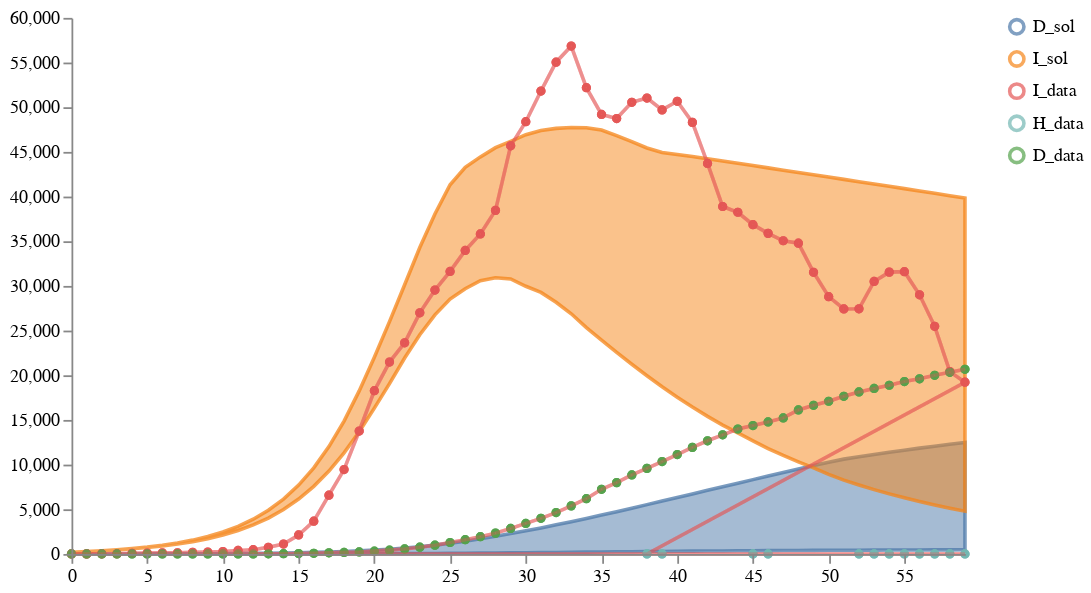

Notebook code cell kept with this figure:
### Markdown cell above
# Calibrate and sample an ensemble of one model

### Code cell
num_samples = 100
model_paths = [model2_location]
data_path = "../../notebook/ensemble_eval_sa/datasets/NY_data1.csv"
weights = [1]
solution_mappings = [{"I": "I", "D": "D"}]

# Run the calibration and sampling
result1 = load_and_calibrate_and_sample_ensemble_model(
    model_paths,
    data_path,
    weights,
    solution_mappings,
    num_samples,
    timepoints,
    verbose=True,
    total_population=19340000,
    num_iterations=200,
    time_unit="days",
    visual_options={"title": "Calibrated Ensemble", "subset":".*_sol"}
)

# Save results
result1["data"].to_csv("../../notebook/ensemble_eval_sa/ensemble_results/partI_ensemble_of_one_results.csv", index=False)
result1["quantiles"].to_csv("../../notebook/ensemble_eval_sa/ensemble_results/partI_ensemble_of_one_quantiles.csv", index=False)

# Plot results
schema = plots.trajectories(pd.DataFrame(result1["data"]), subset=".*_sol",
                            points=test_data.reset_index(drop=True).rename(columns={"I":"I_data", "H":"H_data", "D":"D_data"}),
                           )
schema = plots.pad(schema, 5)
plots.ipy_display(schema)

### Figure 1 — Vega specification as saved in the notebook (floating-point values rounded to 4 significant figures; data arrays with more than 128 entries replaced by an {"elided": "..."} marker saying what was removed)
{"$schema": "https://vega.github.io/schema/vega/v5.json", "axes": [{"name": "x_axis", "orient": "bottom", "scale": "xscale", "zindex": 100}, {"name": "y_axis", "orient": "left", "scale": "yscale", "zindex": 100}], "data": [{"name": "distributions", "values": [{"lower": 8.406e-23, "timepoint": 0, "trajectory": "D_sol", "upper": 1.828e-21}, {"lower": 0.009375, "timepoint": 1, "trajectory": "D_sol", "upper": 0.2035}, {"lower": 0.0409, "timepoint": 2, "trajectory": "D_sol", "upper": 0.8853}, {"lower": 0.09921, "timepoint": 3, "trajectory": "D_sol", "upper": 2.14}, {"lower": 0.1892, "timepoint": 4, "trajectory": "D_sol", "upper": 4.064}, {"lower": 0.3169, "timepoint": 5, "trajectory": "D_sol", "upper": 6.772}, {"lower": 0.4898, "timepoint": 6, "trajectory": "D_sol", "upper": 10.41}, {"lower": 0.7176, "timepoint": 7, "trajectory": "D_sol", "upper": 15.15}, {"lower": 1.013, "timepoint": 8, "trajectory": "D_sol", "upper": 21.24}, {"lower": 1.392, "timepoint": 9, "trajectory": "D_sol", "upper": 28.97}, {"lower": 1.874, "timepoint": 10, "trajectory": "D_sol", "upper": 38.7}, {"lower": 2.487, "timepoint": 11, "trajectory": "D_sol", "upper": 50.92}, {"lower": 3.261, "timepoint": 12, "trajectory": "D_sol", "upper": 66.17}, {"lower": 4.24, "timepoint": 13, "trajectory": "D_sol", "upper": 85.02}, {"lower": 5.473, "timepoint": 14, "trajectory": "D_sol", "upper": 108.4}, {"lower": 7.025, "timepoint": 15, "trajectory": "D_sol", "upper": 137.5}, {"lower": 8.975, "timepoint": 16, "trajectory": "D_sol", "upper": 174.5}, {"lower": 11.42, "timepoint": 17, "trajectory": "D_sol", "upper": 221.0}, {"lower": 14.48, "timepoint": 18, "trajectory": "D_sol", "upper": 277.6}, {"lower": 18.29, "timepoint": 19, "trajectory": "D_sol", "upper": 347.2}, {"lower": 23.0, "timepoint": 20, "trajectory": "D_sol", "upper": 432.7}, {"lower": 28.77, "timepoint": 21, "trajectory": "D_sol", "upper": 536.7}, {"lower": 35.75, "timepoint": 22, "trajectory": "D_sol", "upper": 661.8}, {"lower": 44.06, "timepoint": 23, "trajectory": "D_sol", "upper": 811.0}, {"lower": 53.78, "timepoint": 24, "trajectory": "D_sol", "upper": 990.3}, {"lower": 64.92, "timepoint": 25, "trajectory": "D_sol", "upper": 1197.0}, {"lower": 77.42, "timepoint": 26, "trajectory": "D_sol", "upper": 1432.0}, {"lower": 91.16, "timepoint": 27, "trajectory": "D_sol", "upper": 1693.0}, {"lower": 106.0, "timepoint": 28, "trajectory": "D_sol", "upper": 1978.0}, {"lower": 121.7, "timepoint": 29, "trajectory": "D_sol", "upper": 2281.0}, {"lower": 138.1, "timepoint": 30, "trajectory": "D_sol", "upper": 2589.0}, {"lower": 154.9, "timepoint": 31, "trajectory": "D_sol", "upper": 2912.0}, {"lower": 172.0, "timepoint": 32, "trajectory": "D_sol", "upper": 3259.0}, {"lower": 189.2, "timepoint": 33, "trajectory": "D_sol", "upper": 3615.0}, {"lower": 206.2, "timepoint": 34, "trajectory": "D_sol", "upper": 3978.0}, {"lower": 223.1, "timepoint": 35, "trajectory": "D_sol", "upper": 4350.0}, {"lower": 239.6, "timepoint": 36, "trajectory": "D_sol", "upper": 4737.0}, {"lower": 255.6, "timepoint": 37, "trajectory": "D_sol", "upper": 5128.0}, {"lower": 271.2, "timepoint": 38, "trajectory": "D_sol", "upper": 5524.0}, {"lower": 286.2, "timepoint": 39, "trajectory": "D_sol", "upper": 5922.0}, {"lower": 300.5, "timepoint": 40, "trajectory": "D_sol", "upper": 6321.0}, {"lower": 314.3, "timepoint": 41, "trajectory": "D_sol", "upper": 6722.0}, {"lower": 327.4, "timepoint": 42, "trajectory": "D_sol", "upper": 7123.0}, {"lower": 339.9, "timepoint": 43, "trajectory": "D_sol", "upper": 7523.0}, {"lower": 351.7, "timepoint": 44, "trajectory": "D_sol", "upper": 7923.0}, {"lower": 362.9, "timepoint": 45, "trajectory": "D_sol", "upper": 8321.0}, {"lower": 373.5, "timepoint": 46, "trajectory": "D_sol", "upper": 8718.0}, {"lower": 383.4, "timepoint": 47, "trajectory": "D_sol", "upper": 9114.0}, {"lower": 392.8, "timepoint": 48, "trajectory": "D_sol", "upper": 9507.0}, {"lower": 401.7, "timepoint": 49, "trajectory": "D_sol", "upper": 9894.0}, {"lower": 410.0, "timepoint": 50, "trajectory": "D_sol", "upper": 10280.0}, {"lower": 417.8, "timepoint": 51, "trajectory": "D_sol", "upper": 10610.0}, {"lower": 425.2, "timepoint": 52, "trajectory": "D_sol", "upper": 10880.0}, {"lower": 432.1, "timepoint": 53, "trajectory": "D_sol", "upper": 11130.0}, {"lower": 438.5, "timepoint": 54, "trajectory": "D_sol", "upper": 11380.0}, {"lower": 444.6, "timepoint": 55, "trajectory": "D_sol", "upper": 11620.0}, {"lower": 450.3, "timepoint": 56, "trajectory": "D_sol", "upper": 11850.0}, {"lower": 455.6, "timepoint": 57, "trajectory": "D_sol", "upper": 12070.0}, {"lower": 460.5, "timepoint": 58, "trajectory": "D_sol", "upper": 12280.0}, {"lower": 465.2, "timepoint": 59, "trajectory": "D_sol", "upper": 12480.0}, {"lower": 175, "timepoint": 0, "trajectory": "I_sol", "upper": 175}, {"lower": 267.3, "timepoint": 1, "trajectory": "I_sol", "upper": 272.1}, {"lower": 358.4, "timepoint": 2, "trajectory": "I_sol", "upper": 370.5}, {"lower": 458.8, "timepoint": 3, "trajectory": "I_sol", "upper": 481.1}, {"lower": 576.4, "timepoint": 4, "trajectory": "I_sol", "upper": 613.0}, {"lower": 718.5, "timepoint": 5, "trajectory": "I_sol", "upper": 774.9}, {"lower": 893.8, "timepoint": 6, "trajectory": "I_sol", "upper": 978.6}, {"lower": 1111.0, "timepoint": 7, "trajectory": "I_sol", "upper": 1232.0}, {"lower": 1378.0, "timepoint": 8, "trajectory": "I_sol", "upper": 1550.0}, {"lower": 1710.0, "timepoint": 9, "trajectory": "I_sol", "upper": 1949.0}, {"lower": 2118.0, "timepoint": 10, "trajectory": "I_sol", "upper": 2454.0}, {"lower": 2623.0, "timepoint": 11, "trajectory": "I_sol", "upper": 3089.0}, {"lower": 3248.0, "timepoint": 12, "trajectory": "I_sol", "upper": 3888.0}, {"lower": 4022.0, "timepoint": 13, "trajectory": "I_sol", "upper": 4891.0}, {"lower": 4976.0, "timepoint": 14, "trajectory": "I_sol", "upper": 6145.0}, {"lower": 6147.0, "timepoint": 15, "trajectory": "I_sol", "upper": 7708.0}, {"lower": 7570.0, "timepoint": 16, "trajectory": "I_sol", "upper": 9644.0}, {"lower": 9283.0, "timepoint": 17, "trajectory": "I_sol", "upper": 12020.0}, {"lower": 11320.0, "timepoint": 18, "trajectory": "I_sol", "upper": 14880.0}, {"lower": 13670.0, "timepoint": 19, "trajectory": "I_sol", "upper": 18250.0}, {"lower": 16320.0, "timepoint": 20, "trajectory": "I_sol", "upper": 22010.0}, {"lower": 19060.0, "timepoint": 21, "trajectory": "I_sol", "upper": 26010.0}, {"lower": 21930.0, "timepoint": 22, "trajectory": "I_sol", "upper": 30140.0}, {"lower": 24530.0, "timepoint": 23, "trajectory": "I_sol", "upper": 34300.0}, {"lower": 26770.0, "timepoint": 24, "trajectory": "I_sol", "upper": 38040.0}, {"lower": 28530.0, "timepoint": 25, "trajectory": "I_sol", "upper": 41320.0}, {"lower": 29690.0, "timepoint": 26, "trajectory": "I_sol", "upper": 43270.0}, {"lower": 30590.0, "timepoint": 27, "trajectory": "I_sol", "upper": 44440.0}, {"lower": 30920.0, "timepoint": 28, "trajectory": "I_sol", "upper": 45470.0}, {"lower": 30770.0, "timepoint": 29, "trajectory": "I_sol", "upper": 46180.0}, {"lower": 29960.0, "timepoint": 30, "trajectory": "I_sol", "upper": 46920.0}, {"lower": 29280.0, "timepoint": 31, "trajectory": "I_sol", "upper": 47380.0}, {"lower": 28170.0, "timepoint": 32, "trajectory": "I_sol", "upper": 47630.0}, {"lower": 26890.0, "timepoint": 33, "trajectory": "I_sol", "upper": 47720.0}, {"lower": 25330.0, "timepoint": 34, "trajectory": "I_sol", "upper": 47690.0}, {"lower": 23940.0, "timepoint": 35, "trajectory": "I_sol", "upper": 47450.0}, {"lower": 22560.0, "timepoint": 36, "trajectory": "I_sol", "upper": 46820.0}, {"lower": 21230.0, "timepoint": 37, "trajectory": "I_sol", "upper": 46140.0}, {"lower": 19950.0, "timepoint": 38, "trajectory": "I_sol", "upper": 45440.0}, {"lower": 18720.0, "timepoint": 39, "trajectory": "I_sol", "upper": 44940.0}, {"lower": 17550.0, "timepoint": 40, "trajectory": "I_sol", "upper": 44710.0}, {"lower": 16440.0, "timepoint": 41, "trajectory": "I_sol", "upper": 44470.0}, {"lower": 15400.0, "timepoint": 42, "trajectory": "I_sol", "upper": 44230.0}, {"lower": 14420.0, "timepoint": 43, "trajectory": "I_sol", "upper": 43980.0}, {"lower": 13550.0, "timepoint": 44, "trajectory": "I_sol", "upper": 43720.0}, {"lower": 12650.0, "timepoint": 45, "trajectory": "I_sol", "upper": 43470.0}, {"lower": 11800.0, "timepoint": 46, "trajectory": "I_sol", "upper": 43210.0}, {"lower": 11030.0, "timepoint": 47, "trajectory": "I_sol", "upper": 42950.0}, {"lower": 10310.0, "timepoint": 48, "trajectory": "I_sol", "upper": 42700.0}, {"lower": 9627.0, "timepoint": 49, "trajectory": "I_sol", "upper": 42440.0}, {"lower": 8903.0, "timepoint": 50, "trajectory": "I_sol", "upper": 42180.0}, {"lower": 8258.0, "timepoint": 51, "trajectory": "I_sol", "upper": 41920.0}, {"lower": 7713.0, "timepoint": 52, "trajectory": "I_sol", "upper": 41670.0}, {"lower": 7203.0, "timepoint": 53, "trajectory": "I_sol", "upper": 41410.0}, {"lower": 6727.0, "timepoint": 54, "trajectory": "I_sol", "upper": 41150.0}, {"lower": 6286.0, "timepoint": 55, "trajectory": "I_sol", "upper": 40890.0}, {"lower": 5874.0, "timepoint": 56, "trajectory": "I_sol", "upper": 40630.0}, {"lower": 5490.0, "timepoint": 57, "trajectory": "I_sol", "upper": 40360.0}, {"lower": 5130.0, "timepoint": 58, "trajectory": "I_sol", "upper": 40100.0}, {"lower": 4794.0, "timepoint": 59, "trajectory": "I_sol", "upper": 39840.0}]}, {"name": "traces", "transform": [{"expr": "isValid(datum.value)", "type": "filter"}], "values": []}, {"name": "points", "values": {"elided": "132 records"}}, {"name": "markers", "values": []}, {"name": "selected", "on": [{"remove": true, "trigger": "clear"}, {"remove": true, "trigger": "!shift"}, {"insert": "clicked", "trigger": "!shift && clicked"}, {"toggle": "clicked", "trigger": "shift && clicked"}]}], "height": 300, "legends": [{"encode": {"labels": {"interactive": true, "name": "legendLabel", "update": {"opacity": [{"test": "!length(data('selected')) || indata('selected', 'value', datum.value)", "value": 1}, {"value": 0.25}]}}, "symbols": {"interactive": true, "name": "legendSymbol", "update": {"fill": {"value": "transparent"}, "opacity": [{"test": "!length(data('selected')) || indata('selected', 'value', datum.value)", "value": 0.7}, {"value": 0.15}], "size": {"value": 64}, "strokeWidth": {"value": 2}}}}, "name": "color_legend", "stroke": "color"}], "marks": [{"from": {"facet": {"data": "points", "groupby": "trajectory", "name": "points_split"}}, "marks": [{"encode": {"hover": {"fillOpacity": {"value": 0.9}}, "update": {"fill": {"field": "trajectory", "scale": "color"}, "fillOpacity": [{"test": "!length(data('selected')) || indata('selected', 'value', datum.trajectory)", "value": 0.5}, {"value": 0.15}], "size": {"value": 10}, "stroke": {"field": "trajectory", "scale": "color"}, "strokeOpacity": [{"test": "!length(data('selected')) || indata('selected', 'value', datum.trajectory)", "value": 0.75}, {"value": 0.15}], "strokeWidth": {"value": 2}, "tooltip": {"field": "value"}, "x": {"field": "timepoint", "scale": "xscale"}, "y": {"field": "value", "scale": "yscale"}}}, "from": {"data": "points"}, "name": "_points_symbol", "type": "symbol", "zindex": 3}, {"encode": {"hover": {"fillOpacity": {"value": 0.9}}, "update": {"interpolate": {"value": "linear"}, "stroke": {"field": "trajectory", "scale": "color"}, "strokeOpacity": [{"test": "!length(data('selected')) || indata('selected', 'value', datum.trajectory)", "value": 0.3}, {"value": 0.1}], "strokeWidth": {"value": 2}, "x": {"field": "timepoint", "scale": "xscale"}, "y": {"field": "value", "scale": "yscale"}}}, "from": {"data": "points"}, "name": "_points_line", "type": "line", "zindex": 3}], "name": "_points", "type": "group", "zindex": 3}, {"from": {"facet": {"data": "traces", "groupby": "trajectory", "name": "traces_split"}}, "marks": [{"encode": {"hover": {"fillOpacity": {"value": 0.9}}, "update": {"interpolate": {"value": "linear"}, "stroke": {"field": "trajectory", "scale": "color"}, "strokeOpacity": [{"test": "!length(data('selected')) || indata('selected', 'value', datum.trajectory)", "value": 0.75}, {"value": 0.15}], "strokeWidth": {"value": 2}, "x": {"field": "timepoint", "scale": "xscale"}, "y": {"field": "value", "scale": "yscale"}}}, "from": {"data": "traces_split"}, "name": "_traces_lines", "type": "line"}], "name": "_traces", "type": "group", "zindex": 2}, {"from": {"facet": {"data": "distributions", "groupby": "trajectory", "name": "trajectory_split"}}, "marks": [{"encode": {"hover": {"fillOpacity": {"value": 0.9}}, "update": {"fill": {"field": "trajectory", "scale": "color"}, "fillOpacity": [{"test": "!length(data('selected')) || indata('selected', 'value', datum.trajectory)", "value": 0.5}, {"value": 0.15}], "interpolate": {"value": "linear"}, "stroke": {"field": "trajectory", "scale": "color"}, "strokeOpacity": [{"test": "!length(data('selected')) || indata('selected', 'value', datum.trajectory)", "value": 0.75}, {"value": 0.15}], "strokeWidth": {"value": 2}, "x": {"field": "timepoint", "scale": "xscale"}, "y": {"field": "upper", "scale": "yscale"}, "y2": {"field": "lower", "scale": "yscale"}}}, "from": {"data": "trajectory_split"}, "type": "area"}], "name": "_distributions", "type": "group", "zindex": 1}, {"marks": [{"encode": {"enter": {"stroke": {"value": "lightgray"}}, "update": {"opacity": {"value": 1}, "x": {"field": "timepoint", "scale": "xscale"}, "y": {"signal": "height"}, "y2": {"value": 0}}}, "from": {"data": "markers"}, "name": "_marker text", "type": "rule"}, {"encode": {"enter": {"fontSize": {"value": 8}, "text": {"field": "datum.label"}, "y": {"value": 0}}}, "from": {"data": "_marker text"}, "name": "_marker flags", "transform": [{"as": ["x", "_y", "opacity", "align", "baseline"], "lineAnchor": "start", "offset": [1], "size": {"signal": "[width, height]"}, "type": "label"}], "type": "text"}], "name": "_markers", "type": "group"}], "padding": 5, "scales": [{"domain": {"fields": [{"data": "distributions", "field": "timepoint"}, {"data": "traces", "field": "timepoint"}, {"data": "points", "field": "timepoint"}, {"data": "markers", "field": "timepoint"}]}, "name": "xscale", "range": "width", "type": "linear", "zero": false}, {"domain": {"fields": [{"data": "distributions", "field": "lower"}, {"data": "distributions", "field": "upper"}, {"data": "traces", "field": "value"}, {"data": "points", "field": "value"}]}, "name": "yscale", "nice": true, "range": "height", "type": "linear", "zero": true}, {"domain": {"fields": [{"data": "distributions", "field": "trajectory"}, {"data": "traces", "field": "trajectory"}, {"data": "points", "field": "trajectory"}]}, "name": "color", "range": "category", "type": "ordinal"}], "signals": [{"name": "clear", "on": [{"events": "mouseup[!event.item]", "force": true, "update": "true"}], "value": true}, {"name": "shift", "on": [{"events": "@legendSymbol:click, @legendLabel:click", "force": true, "update": "event.shiftKey"}], "value": false}, {"name": "clicked", "on": [{"events": "@legendSymbol:click, @legendLabel:click", "force": true, "update": "{value: datum.value}"}], "value": null}], "width": 500}
